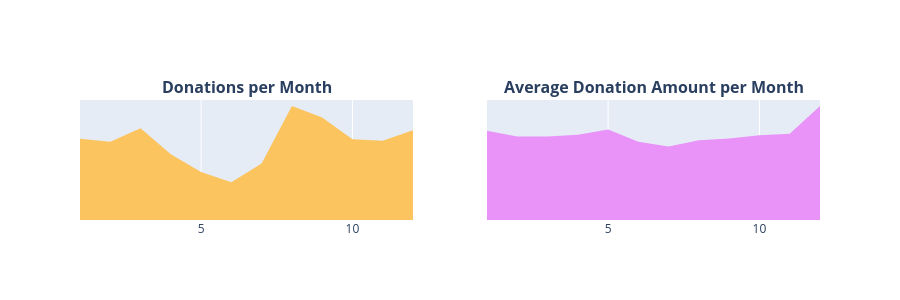

Notebook code for this chart:
### Markdown cell above
Desde el año **2012**, el número de donaciones en DonorsChoose ha aumentado de manera constante. Mientras que en **2012** se recibieron aproximadamente **150 donaciones**, en el año **2017** la plataforma recibió alrededor de **1.1 millones de donaciones**.

La donación de mayor monto recibida en **2017** fue de **31,856 USD**, realizada por un donante de **Lafayette, Colorado**. Esta donación se recibió el **2 de marzo de 2017**.

Durante ese mismo año, un donante de **Manhattan Beach, California**, realizó un número extraordinario de aportaciones, alcanzando un total de **13,751 donaciones**.

El monto promedio de las donaciones recibidas por año es cercano a **60 USD**; sin embargo, este promedio fue más alto en el año inicial del análisis, **2012**, cuando alcanzó aproximadamente **166 USD**.

Donaciones por Mes

* 3.4.3 Número de Donaciones por Mes

* 3.4.4 Promedio de Donaciones por Mes

### Code cell
t2 = donations_df.groupby(['Donation Month']).agg({'Donation Year' : 'count', 'Donation Amount' : 'mean'}).reset_index().rename(columns={'Donation Year' : 'Total Donations', 'Donation Amount' : 'Average Amount'})
x = t2['Donation Month']
y1 = t2['Total Donations']
y2 = t2['Average Amount']
trace1 = go.Scatter(x=x, y=y1, fill='tozeroy', fillcolor = '#fcc45f', mode= 'none')
trace2 = go.Scatter(x=x, y=y2, fill='tozeroy', fillcolor = "#e993f9", mode= 'none')
fig = tools.make_subplots(rows=1, cols=2, print_grid=False, subplot_titles = ["<b>Donations per Month</b>", "<b>Average Donation Amount per Month</b>"])
fig.append_trace(trace1, 1, 1);
fig.append_trace(trace2, 1, 2);

fig['layout'].update(height=300, showlegend=False, yaxis=dict(
        autorange=True,
        showgrid=False,
        zeroline=False,
        showline=False,
        ticks='',
        showticklabels=False
    ), yaxis2=dict(
        autorange=True,
        showgrid=False,
        zeroline=False,
        showline=False,
        ticks='',
        showticklabels=False
    ));


iplot(fig);

### Figure 1 — Plotly figure (JSON) as saved in the notebook; plotly's stock layout.template omitted (floating-point values rounded to 4 significant figures)
{"data": [{"fill": "tozeroy", "fillcolor": "#fcc45f", "mode": "none", "type": "scatter", "x": [1, 2, 3, 4, 5, 6, 7, 8, 9, 10, 11, 12], "xaxis": "x", "y": [411942, 396705, 465211, 332718, 243440, 191221, 286184, 577274, 518908, 408464, 400965, 454852], "yaxis": "y"}, {"fill": "tozeroy", "fillcolor": "#e993f9", "mode": "none", "type": "scatter", "x": [1, 2, 3, 4, 5, 6, 7, 8, 9, 10, 11, 12], "xaxis": "x2", "y": [62.81, 58.79, 58.67, 59.96, 63.6, 55.1, 51.7, 56.04, 57.27, 59.55, 60.57, 80.17], "yaxis": "y2"}], "layout": {"annotations": [{"font": {"size": 16}, "showarrow": false, "text": "<b>Donations per Month</b>", "x": 0.225, "xanchor": "center", "xref": "paper", "y": 1, "yanchor": "bottom", "yref": "paper"}, {"font": {"size": 16}, "showarrow": false, "text": "<b>Average Donation Amount per Month</b>", "x": 0.775, "xanchor": "center", "xref": "paper", "y": 1, "yanchor": "bottom", "yref": "paper"}], "height": 300, "showlegend": false, "xaxis": {"anchor": "y", "domain": [0, 0.45]}, "xaxis2": {"anchor": "y2", "domain": [0.55, 1]}, "yaxis": {"anchor": "x", "autorange": true, "domain": [0, 1], "showgrid": false, "showline": false, "showticklabels": false, "ticks": "", "zeroline": false}, "yaxis2": {"anchor": "x2", "autorange": true, "domain": [0, 1], "showgrid": false, "showline": false, "showticklabels": false, "ticks": "", "zeroline": false}}}
